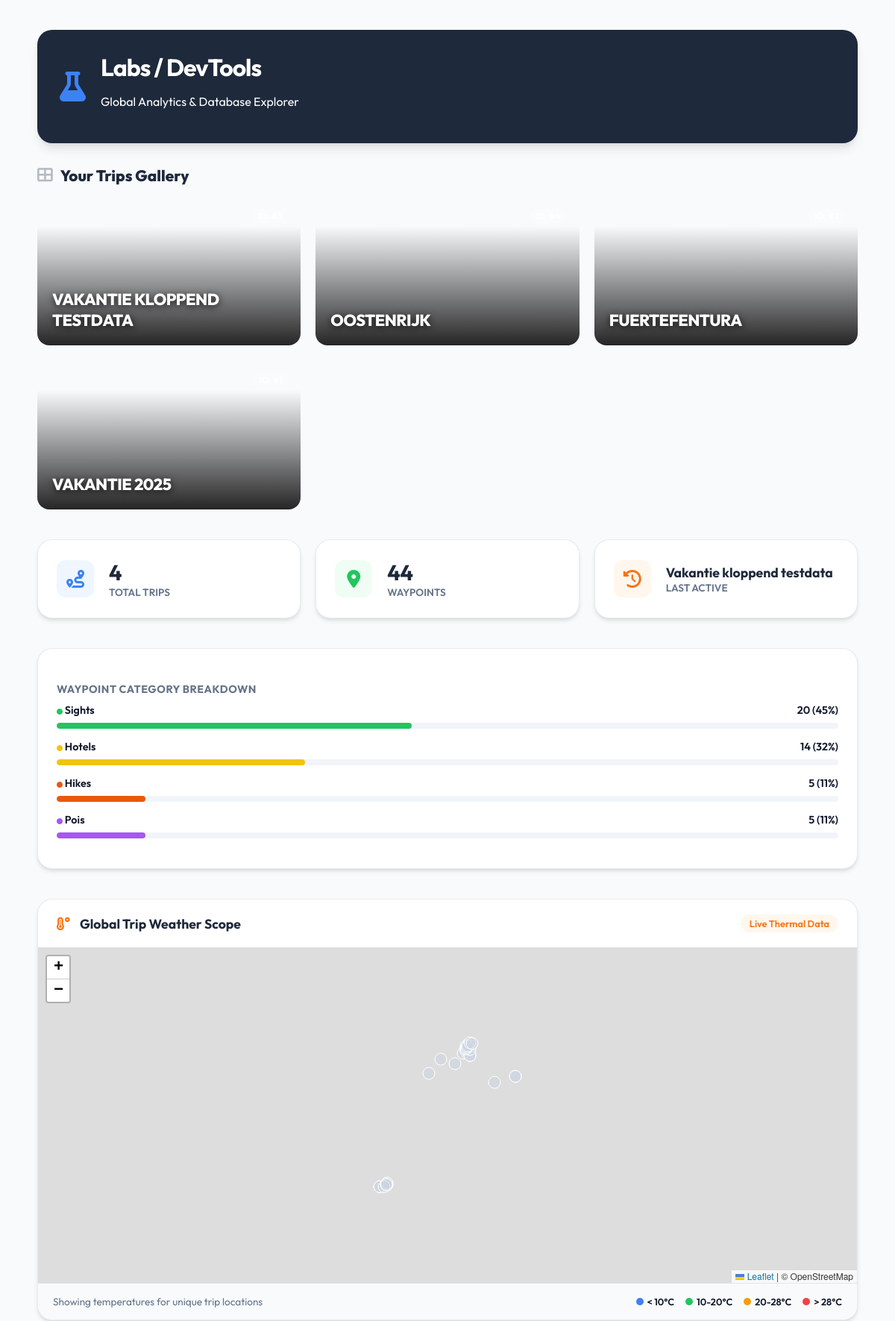
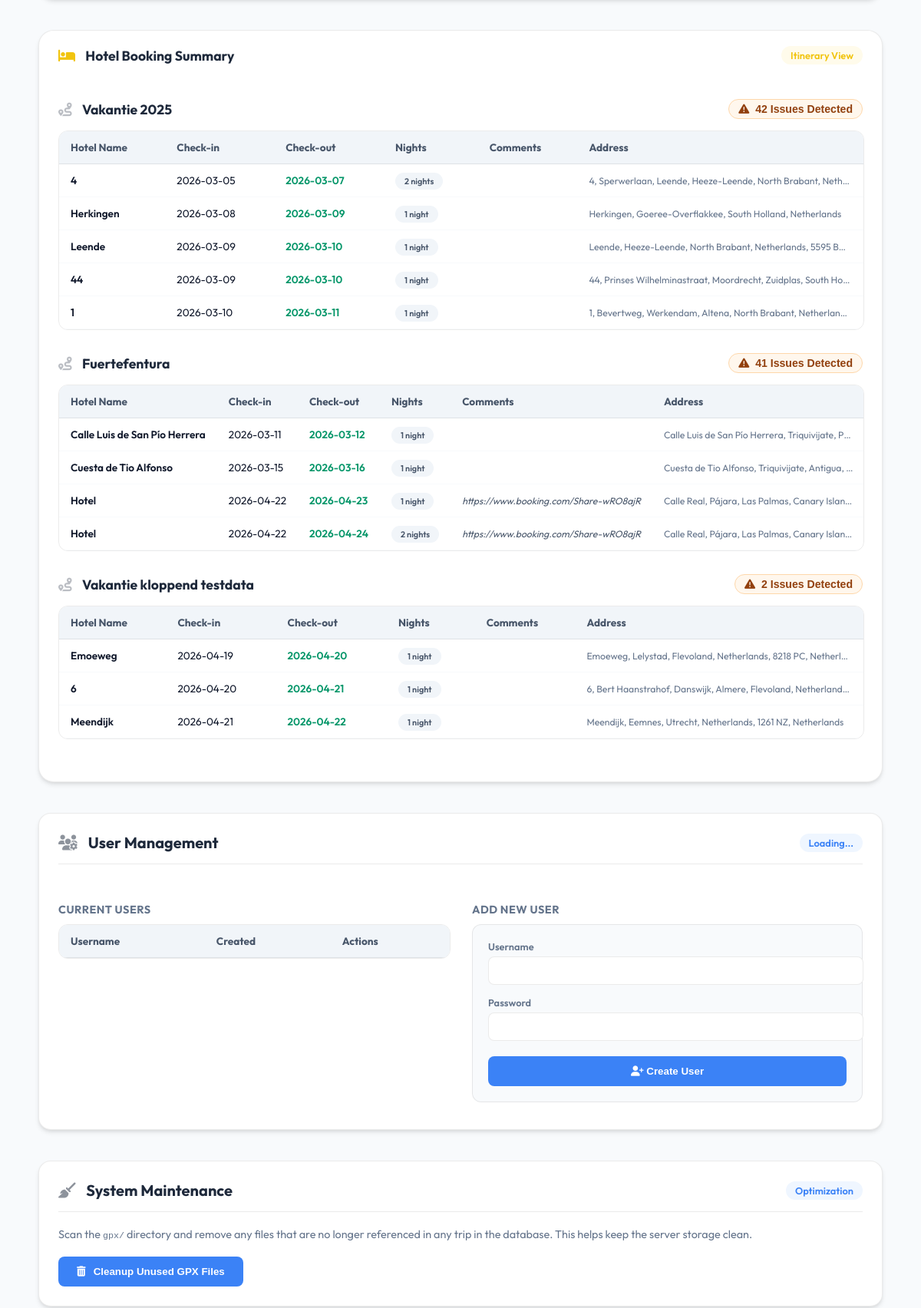
The page /labs.php (signed in, upper part) on the database its author committed (2 pictures, top to bottom).
### tables this page shows
CREATE TABLE trips (id INTEGER PRIMARY KEY, name TEXT UNIQUE, created_at DATETIME DEFAULT CURRENT_TIMESTAMP, last_saved_at DATETIME, banner_url TEXT);

CREATE TABLE waypoints (id INTEGER PRIMARY KEY, trip_id INTEGER, `order` INTEGER, latitude REAL, longitude REAL, location_name TEXT, location_fullname TEXT, type TEXT, date TEXT, comment TEXT, gpx_path TEXT, FOREIGN KEY(trip_id) REFERENCES trips(id) ON DELETE CASCADE);

### labs.php (the view, shortened to what this page needs)
<?php
$db = new SQLite3('trips.db');
$totalTrips = $db->querySingle("SELECT COUNT(*) FROM trips");
$totalWaypoints = $db->querySingle("SELECT COUNT(*) FROM waypoints");
$latestTrip = $db->querySingle("SELECT name FROM trips ORDER BY last_saved_at DESC LIMIT 1");
$type_counts = [];
$type_res = $db->query("SELECT type, COUNT(*) as c FROM waypoints GROUP BY type");
while ($tr = $type_res->fetchArray(SQLITE3_ASSOC)) {
    $type_counts[$tr['type']] = $tr['c'];
}
$trips_overview = [];
$to_res = $db->query("SELECT id, name, banner_url FROM trips ORDER BY last_saved_at DESC");
while ($to_row = $to_res->fetchArray(SQLITE3_ASSOC)) {
    $trips_overview[] = $to_row;
}
$trips_hotels = [];
$trip_bounds = [];
$b_res = $db->query("SELECT trip_id, MIN(date) as start_date, MAX(date) as end_date FROM waypoints WHERE type != 'poi' GROUP BY trip_id");
while ($b_row = $b_res->fetchArray(SQLITE3_ASSOC)) {
    $trip_bounds[$b_row['trip_id']] = ['start' => $b_row['start_date'], 'end' => $b_row['end_date']];
}
$h_res = $db->query("SELECT w.*, t.name as trip_name FROM waypoints w JOIN trips t ON w.trip_id = t.id WHERE w.type = 'hotel' ORDER BY w.trip_id, w.date, w.`order` ASC");
while ($h_row = $h_res->fetchArray(SQLITE3_ASSOC)) {
    $tid = $h_row['trip_id'];
    if (!isset($trips_hotels[$tid])) {
        $trips_hotels[$tid] = [
            'name' => $h_row['trip_name'],
            'stays' => [],
            'warnings' => [],
            'bounds' => $trip_bounds[$tid] ?? null
        ];
    }
    $last_idx = count($trips_hotels[$tid]['stays']) - 1;
    $row_date = new DateTime($h_row['date']);
    if ($last_idx >= 0) {
        $last_stay = &$trips_hotels[$tid]['stays'][$last_idx];
        $last_checkout = new DateTime($last_stay['checkout']);
        if ($last_stay['name'] === $h_row['location_name'] && $last_checkout == $row_date) {
            continue;
        }
    }
    $checkout = clone $row_date;
    $checkout->modify('+1 day');
    $trips_hotels[$tid]['stays'][] = [
        'name' => $h_row['location_name'],
        'address' => $h_row['location_fullname'],
        'checkin' => $h_row['date'],
        'checkout' => $checkout->format('Y-m-d'),
        'nights' => 1,
        'comment' => $h_row['comment'] ?? ''
    ];
}
?>
<!DOCTYPE html>
<html lang="en">
<head>
    <link rel="stylesheet" href="https://cdnjs.cloudflare.com/ajax/libs/font-awesome/6.4.0/css/all.min.css" />
    <link rel="stylesheet" href="https://unpkg.com/leaflet@1.9.4/dist/leaflet.css" />
</head>
<body>
    <div class="container">
        <div class="header">
            <i class="fas fa-flask"></i>
            <div>
                <h1>Labs / DevTools</h1>
                <p>Global Analytics & Database Explorer</p>
            </div>
        </div>
        <h2 style="margin: 30px 0 15px 0; font-size: 1.3em; font-weight: 800; color: var(--primary); display: flex; align-items: center; gap: 10px;">
            <i class="fas fa-th-large" style="opacity: 0.3;"></i> Your Trips Gallery
        </h2>
        <div class="trips-grid">
            <?php foreach ($trips_overview as $trip): ?>
                <a href="index.php" onclick="localStorage.setItem('lastTrip', '<?= htmlspecialchars($trip['name']) ?>')" class="trip-block" style="background-image: url('<?= $trip['banner_url'] ?? 'https://images.unsplash.com/photo-1488646953014-85cb44e25828?auto=format&fit=crop&q=80&w=800' ?>');">
                    <div class="badge-count">ID: #<?= $trip['id'] ?></div>
                    <h3><?= htmlspecialchars($trip['name']) ?></h3>
                </a>
            <?php endforeach; ?>
        </div>
        <div class="stats-grid">
            <div class="stat-card">
                <div class="stat-icon" style="background: #eff6ff; color: #3b82f6;"><i class="fas fa-route"></i></div>
                <div><div class="stat-val"><?= $totalTrips ?></div><div class="stat-label">Total Trips</div></div>
            </div>
            <div class="stat-card">
                <div class="stat-icon" style="background: #f0fdf4; color: #22c55e;"><i class="fas fa-map-marker-alt"></i></div>
                <div><div class="stat-val"><?= $totalWaypoints ?></div><div class="stat-label">Waypoints</div></div>
            </div>
            <div class="stat-card">
                <div class="stat-icon" style="background: #fff7ed; color: #f97316;"><i class="fas fa-history"></i></div>
                <div><div class="stat-val" style="font-size: 1.1em;"><?= $latestTrip ?: 'None' ?></div><div class="stat-label">Last Active</div></div>
            </div>
        </div>
        <div class="chart-card">
            <h3>Waypoint Category Breakdown</h3>
            <?php
            $colors = ['sight' => '#22c55e', 'hotel' => '#f1c40f', 'hike' => '#ea580c', 'poi' => '#a855f7'];
            foreach (['sight', 'hotel', 'hike', 'poi'] as $type):
                $count = $type_counts[$type] ?? 0;
                $perc = $totalWaypoints > 0 ? ($count / $totalWaypoints) * 100 : 0;
            ?>
            <div class="chart-row">
                <div class="chart-label">
                    <span><i class="fas fa-circle" style="color: <?= $colors[$type] ?>; font-size: 8px; vertical-align: middle;"></i> <?= ucfirst($type) ?>s</span>
                    <span><?= $count ?> (<?= round($perc) ?>%)</span>
                </div>
                <div class="chart-bar-bg"><div class="chart-bar-fill" style="width: <?= $perc ?>%; background: <?= $colors[$type] ?>;"></div></div>
            </div>
            <?php endforeach; ?>
        </div>
        <div class="map-card">
            <div class="card-header" style="margin-bottom: 0; border-bottom: none; padding: 20px 25px;">
                <h2 style="font-size: 1.1em;"><i class="fas fa-temperature-high" style="margin-right: 10px; color: #f97316;"></i> Global Trip Weather Scope</h2>
                <span class="badge" style="background: #fff7ed; color: #f97316;">Live Thermal Data</span>
            </div>
            <div id="weather-map"></div>
            <div class="map-info">
                <div style="font-size: 0.85em; color: #64748b;">Showing temperatures for unique trip locations</div>
                <div class="weather-legend">
                    <div class="legend-item"><div class="legend-dot" style="background: #3b82f6;"></div> < 10°C</div>
                    <div class="legend-item"><div class="legend-dot" style="background: #22c55e;"></div> 10-20°C</div>
                    <div class="legend-item"><div class="legend-dot" style="background: #f59e0b;"></div> 20-28°C</div>
                    <div class="legend-item"><div class="legend-dot" style="background: #ef4444;"></div> > 28°C</div>
                </div>
            </div>
        </div>
        <div class="map-card">
            <div class="card-header" style="margin-bottom: 0; border-bottom: none; padding: 20px 25px;">
                <h2 style="font-size: 1.1em;"><i class="fas fa-bed" style="margin-right: 10px; color: #f1c40f;"></i> Hotel Booking Summary</h2>
                <span class="badge" style="background: #fffbeb; color: #f1c40f;">Itinerary View</span>
            </div>
            <div style="padding: 25px;">
                <?php if (count($trips_hotels) > 0): ?>
                    <?php foreach ($trips_hotels as $tid => $trip): ?>
                        <div style="margin-bottom: 30px;">
                            <h4 style="margin: 0 0 15px 0; color: var(--primary); font-size: 1.1em; display: flex; align-items: center; justify-content: space-between;">
                                <span><i class="fas fa-route" style="opacity: 0.3; margin-right: 10px;"></i> <?= htmlspecialchars($trip['name']) ?></span>
                                <?php if (!empty($trip['warnings'])): ?>
                                    <button class="badge" onclick="document.getElementById('warn-<?= $tid ?>').style.display = document.getElementById('warn-<?= $tid ?>').style.display === 'none' ? 'block' : 'none'"
                                            style="cursor: pointer; background: #fff7ed; color: #92400e; border: 1px solid #fed7aa; display: flex; align-items: center; gap: 8px;">
                                        <i class="fas fa-exclamation-triangle"></i> <?= count($trip['warnings']) ?> Issues Detected
                                    </button>
                                <?php endif; ?>
                            </h4>
                            <div class="table-container">
                                <table>
                                    <thead>
                                        <tr>
                                            <th>Hotel Name</th>
                                            <th>Check-in</th>
                                            <th>Check-out</th>
                                            <th>Nights</th>
                                            <th>Comments</th>
                                            <th>Address</th>
                                        </tr>
                                    </thead>
                                    <tbody>
                                        <?php foreach ($trip['stays'] as $stay): ?>
                                            <tr>
                                                <td style="font-weight: 600;"><?= htmlspecialchars($stay['name']) ?></td>
                                                <td><?= htmlspecialchars($stay['checkin']) ?></td>
                                                <td style="color: #059669; font-weight: 600;"><?= htmlspecialchars($stay['checkout']) ?></td>
                                                <td><span class="badge" style="background: #f1f5f9; color: #475569;"><?= $stay['nights'] ?> <?= $stay['nights'] > 1 ? 'nights' : 'night' ?></span></td>
                                                <td style="font-size: 0.9em; font-style: italic; color: #475569;"><?= htmlspecialchars($stay['comment']) ?></td>
                                                <td style="font-size: 0.9em; color: #64748b;"><?= htmlspecialchars($stay['address']) ?></td>
                                            </tr>
                                        <?php endforeach; ?>
                                    </tbody>
                                </table>
                            </div>
                        </div>
                    <?php endforeach; ?>
                <?php else: ?>
                    <div class="empty-state">No hotel bookings found across all trips.</div>
                <?php endif; ?>
            </div>
        </div>
        <div class="card">
            <div class="card-header">
                <h2><i class="fas fa-users-cog" style="margin-right: 10px; opacity: 0.5;"></i> User Management</h2>
                <span class="badge" id="user-count-badge">Loading...</span>
            </div>
            <div style="display: grid; grid-template-columns: 1fr 1fr; gap: 30px; padding: 10px 0;">
                <div>
                    <h3>Current Users</h3>
                    <div class="table-container">
                        <table id="users-table">
                            <thead>
                                <tr>
                                    <th>Username</th>
                                    <th>Created</th>
                                    <th>Actions</th>
                                </tr>
                            </thead>
                        </table>
                    </div>
                </div>
                <div>
                    <h3>Add New User</h3>
                    <div style="background: #f8fafc; padding: 20px; border-radius: 12px; border: 1px solid var(--border);">
                        <div style="margin-bottom: 15px;">
                            <label style="display: block; font-size: 0.8em; font-weight: 600; color: #64748b; margin-bottom: 5px;">Username</label>
                            <input type="text" id="new-username" style="width: 100%; padding: 10px; border: 1px solid var(--border); border-radius: 8px;">
                        </div>
                        <div style="margin-bottom: 20px;">
                            <label style="display: block; font-size: 0.8em; font-weight: 600; color: #64748b; margin-bottom: 5px;">Password</label>
                            <input type="password" id="new-password" style="width: 100%; padding: 10px; border: 1px solid var(--border); border-radius: 8px;">
                        </div>
                        <button onclick="addUser()" style="background: var(--accent); color: white; border: none; padding: 12px 20px; border-radius: 8px; cursor: pointer; font-weight: 600; width: 100%; transition: 0.2s;">
                            <i class="fas fa-user-plus"></i> Create User
                        </button>
                    </div>
                </div>
            </div>
        </div>
        <div class="card">
            <div class="card-header">
                <h2><i class="fas fa-broom" style="margin-right: 10px; opacity: 0.5;"></i> System Maintenance</h2>
                <span class="badge">Optimization</span>
            </div>
            <p style="font-size: 0.9em; color: #64748b; margin-bottom: 20px;">
                Scan the <code>gpx/</code> directory and remove any files that are no longer referenced in any trip in the database.
                This helps keep the server storage clean.
            </p>
            <button onclick="cleanupGPX(event)" style="background: var(--accent); color: white; border: none; padding: 12px 24px; border-radius: 8px; cursor: pointer; font-weight: 600; display: flex; align-items: center; gap: 10px;">
                <i class="fas fa-trash-alt"></i> Cleanup Unused GPX Files
            </button>
        </div>
    </div>
</body>
</html>

### rows shown on the page
trips: name "VAKANTIE KLOPPEND TESTDATA", name "Vakantie kloppend testdata"
trips: name "OOSTENRIJK"
trips: name "FUERTEFENTURA"
trips: name "VAKANTIE 2025"
waypoints: name "Vakantie kloppend testdata", count($trip['warnings']) "2", name "Emoeweg", checkin "2026-04-19", checkout "2026-04-20", nights "1", address "Emoeweg, Lelystad, Flevoland, Netherlands, 8218 PC, Netherl…", name "6", checkin "2026-04-20", checkout "2026-04-21", address "6, Bert Haanstrahof, Danswijk, Almere, Flevoland, Netherland…", name "Meendijk", checkin "2026-04-21", checkout "2026-04-22", address "Meendijk, Eemnes, Utrecht, Netherlands, 1261 NZ, Netherlands"

### other values the page prints
$totalTrips "4"
$totalWaypoints "44"
$type "Sight"
$count "20"
$perc "45"
$type "Hotel"
$count "14"
$perc "32"
$type "Hike"
$count "5"
$perc "11"
$type "Poi"
$trip['name'] "Vakantie 2025"
count($trip['warnings']) "42"
$stay['name'] "4"
